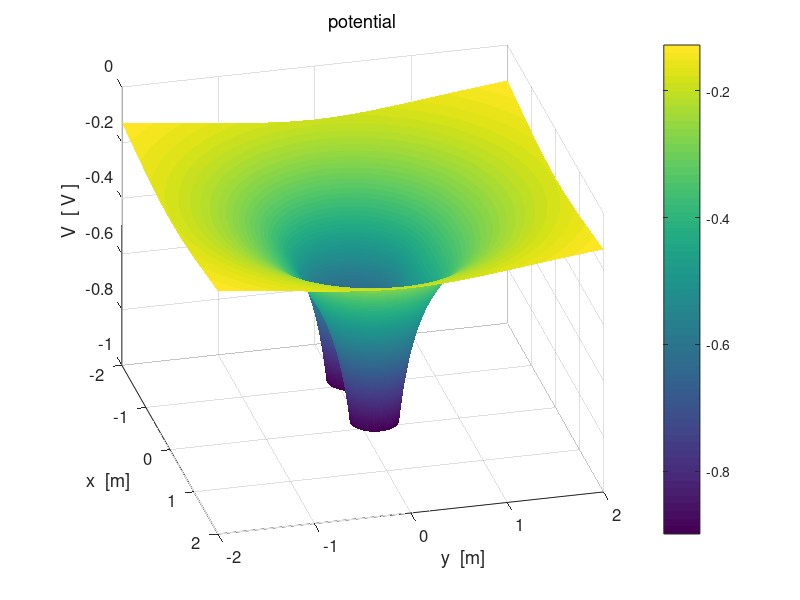

MATLAB code for this plot: (Note: this script raises an error after producing the figure.)
% cemVE03.m
% 25 April 2016
% Ian Cooper
% School of Physics, University of Sydney
% https://d-arora.github.io/Doing-Physics-With-Matlab/

% Potential and Electric Field in [2D] region
% 2 charges placesd along X axis
% Dipole / charges of the same charge / charges of different magnitudes
% For different charge distributions you need to modify the code for
     % figure 6 - need to adjust the starting postions of the streamlines
     % need more streamlines for the higer charge --> 
     % density of electric lines proportion to strength of electric field


clear all
close all
clc
tic



% INPUTS  ================================================================

% Number of grid point    [N = 1001]
   N = 1001;
   
% Charge  Q = [10, 0, 0, 0, 0] 
   Q = [-20, -20, 0, 0, 0] .* 1e-6;
   
% Radius of circular charged conductor;   
   a = 0.2;
   
% X & Y components of position of charges  [0, 0, 0, 0, 0]
   xC = [-0.5,  0.5,  0.5, -0.5, 0];
   yC = [ 0,    0,    0,    0,   0];

% 5 random charges   uncomment to run the program for 5 random charges
%   Q = (1 + 9 .* rand(5,1)) .* 1e-6;
%   xC = -2 + 4 .* rand(5,1); 
%   yC = -2 + 4 .* rand(5,1); 

% constants
   eps0 = 8.854e-12;
   kC = 1/(4*pi*eps0);
   
% Dimensions of region / saturation levels
%   [dimensions of region -2 to 2 / minR = 1e-6 / Esat = 1e6 / Vsat = 1e6]
   minX = -2;  
   maxX =  2;
   minY = -2;
   maxY =  2;
   minR = 1e-6;
   minRx = 1e-6;
   minRy = 1e-6;
   Vsat = kC * max(abs(Q)) / a;
   Esat = kC * max(abs(Q)) / a^2;
   
% SETUP  =================================================================
   
  % fields
    V = zeros(N,N);
    Ex = zeros(N,N); Ey = zeros(N,N);
  % [2D] region
    x  = linspace(minX,maxX,N);
    y = linspace(minY, maxY,N);
    
  % color of charged object  +  red   /   - black
    col1 = [1 0 0];
    col2 = [0 0 0];
    %if Q(1) < 0; col1 = [0 0 0]; end;
        
  % grid positions
    [xG, yG] = meshgrid(x,y);


% CALCULATION: POTENTIAL & ELECTRIC FIELD ================================

for n = 1 : 2
   Rx = xG - xC(n);
   Ry = yG - yC(n);
   
   index = find(abs(Rx)+ abs(Ry) == 0); 
   Rx(index) = minRx;  Ry(index) = minRy;
   
   R = sqrt(Rx.^2 + Ry.^2);
   R(R==0) = minR;
   V = V + kC .* Q(n) ./ (R);
   
   R3 = R.^3;
   Ex = Ex + kC .* Q(n) .* Rx ./ R3;
   Ey = Ey + kC .* Q(n) .* Ry ./ R3;
end

   if max(max(V)) >=  Vsat; V(V > Vsat)  = Vsat; end;
   if min(min(V)) <= -Vsat; V(V < -Vsat) = -Vsat; end;

   E = sqrt(Ex.^2 + Ey.^2);
   if max(max(E)) >=  Esat; E(E >  Esat)  =  Esat; end;
   if min(min(E)) <= -Esat; E(E < -Esat)  = -Esat; end;
   
   if max(max(Ex)) >=  Esat; Ex(Ex >  Esat)  =  Esat; end;
   if min(min(Ex)) <= -Esat; Ex(Ex < -Esat)  = -Esat; end;
   
   if max(max(Ey)) >=  Esat; Ey(Ey >  Esat)  =  Esat; end;
   if min(min(Ey)) <= -Esat; Ey(Ey < -Esat)  = -Esat; end;
   

% GRAPHICS ===============================================================

%%

figure(1)   % 11111111111111111111111111111111111111111111111111111111111
   set(gcf,'units','normalized','position',[0.01 0.52 0.23 0.32]);
   surf(xG,yG,V./1e6);
   
   xlabel('x  [m]'); ylabel('y  [m]'); zlabel('V  [ V ]');
   title('potential','fontweight','normal');
   
   rotate3d
   view(76,32);
   set(gca,'fontsize',12)
   set(gca,'xLim',[-2, 2]); set(gca,'yLim',[-2, 2]);
   
   shading interp;
   h = colorbar;
   h.Label.String = 'V   [ MV ]';
   colormap(parula);
   axis square
   box on

%%   
figure(2)   %2222222222222222222222222222222222222222222222222222222222222
   set(gcf,'units','normalized','position',[0.25 0.52 0.23 0.32]);
   zP = V./1e6;
   contourf(xG,yG,zP,16);
   %set(gca,'xLim',[-5,5]); set(gca,'yLim', [-5, 5]);
   %set(gca,'xTick',-5:5); set(gca,'yTick', -5:5);
   hold on
   
   % charged conductors 
      col = col1;
      if Q(1) < 0; col = col2; end;
      
      pos1 = [-a+xC(1), -a, 2*a, 2*a];
      h = rectangle('Position',pos1,'Curvature',[1,1]);
      set(h,'FaceColor',col,'EdgeColor',col);
      col = col1;
      if Q(2) < 0; col = col2; end;
      pos2 = [-a-xC(1), -a, 2*a, 2*a];
      h = rectangle('Position',pos2,'Curvature',[1,1]);
      set(h,'FaceColor',col,'EdgeColor',col);
   
   xlabel('x  [m]'); ylabel('y  [m]');
   title('potential','fontweight','normal');
      
   shading interp
   h = colorbar;
   h.Label.String = 'V   [ MV ]';
   colormap(parula);
   
   
   set(gca,'fontsize',12);
   axis square
   box on

%%

figure(3)   % 33333333333333333333333333333333333333333333333333333333333
   set(gcf,'units','normalized','position',[0.49 0.52 0.23 0.32]);
       c = 0; yStep = zeros(1,5);
       
      for n = ceil(N/2) : ceil(N/10): N
   %  for n = [1 11 21 31 41 51]
        xP = xG(n,:); yP = V(n,:)./1e6;
        plot(xP,yP,'linewidth',2);
        hold on
        c = c+1;
        yStep(c) = yG(n,1);
     end
     
       %tt = num2str(yStep,2);
       %tm1 = 'y  =  ';
       %tm2 = tt;
       %tm = [tm1 tm2];
       tm = 'Potential profiles for different y values';
       xlabel('x  [m]'); ylabel('V  [ MV ]');
       set(gca,'fontsize',12)  
       h_title = title(tm);
       set(h_title,'fontsize',12,'FontWeight','normal');
       %set(gca,'xTick',-5:5);
       tm1 = num2str(yStep(1),2);
       tm2 = num2str(yStep(2),2); tm3 = num2str(yStep(3),2);
       tm4 = num2str(yStep(4),2);  tm5 = num2str(yStep(5),2);
       %tm6 = num2str(yStep(6),3);
       h = legend(tm1,tm2,tm3,tm4,tm5,'Orientation','horizontal');
       set(h,'Location','northOutside');
      % 
%%
figure(4)   % 4444444444444444444444444444444444444444444444444444444444
     set(gcf,'units','normalized','position',[0.73 0.52 0.23 0.32]);
     
     c = 0; yStep = zeros(1,5);
     for n = ceil(N/2) : ceil(N/10): N
   %  for n = [1 11 21 31 41 51]
        xP = xG(n,:); yP = E(n,:)./1e6;
        plot(xP,yP,'linewidth',2);
        hold on
        c = c+1;
        yStep(c) = yG(n,1);
     end
     
    xlabel('x  [m]'); ylabel('| E |  [ MV/m ]');
    tm = '| E | profiles for different y values';
    h = title(tm);
    set(h,'fontsize',12,'FontWeight','normal');
       
    tm1 = num2str(yStep(1),2);
    tm2 = num2str(yStep(2),2); tm3 = num2str(yStep(3),2);
    tm4 = num2str(yStep(4),2);  tm5 = num2str(yStep(5),2);
    h = legend(tm1,tm2,tm3,tm4,tm5);
    set(h,'Orientation','horizontal','Location','northOutside'); 
       
    set(gca,'fontsize',12);
    box on;

%%    
figure(5)   % 5555555555555555555555555555555555555555555555555555555555
set(gcf,'units','normalized','position',[0.01 0.1 0.23 0.32]);
   surf(xG,yG,E./1e6);
   
   xlabel('x  [m]'); ylabel('y  [m]'); zlabel('E  [ V / m ]');
   title('electric field | E |','fontweight','normal');
   
  
   colorbar
   shading interp
   h =  colorbar;
   h.Label.String = '| E |   [ MV/m ]';
   rotate3d
   view(30,50);
   
   axis square
   set(gca,'fontsize',12) 
   box on
   
%%
figure(6)   % 66666666666666666666666666666666666666666666666666666666666
   set(gcf,'units','normalized','position',[0.25 0.1 0.23 0.32]);  
   contourf(xG,yG,V./1e6,12)
      
   xlabel('x  [m]'); ylabel('y  [m]');
   title('potential','fontweight','normal');
  
   hold on
     
   % Electric field lines
   %     need to reverse the direction of streamlines for neg charges
   Ns = abs(Q(2)/Q(1));       % ratio of charges
     % Charge 1 
      ang = pi/6  :pi/6 : 2*pi-pi/6;      % same charge
     % ang = 0:pi/6:2*pi;             % opposite charges        
      
      if Q(1) > 0;
          p3 = Ex; p4 = Ey;
      else 
          p3 = -Ex; p4 = -Ey;
          
      end
      sx = xC(1) + a .* cos(ang); sy = a .* sin(ang);
      %sx(sy==0) = sx(1); sy(sy==0) = sy(1);
      h = streamline(xG,yG,p3,p4,sx,sy);
      set(h,'linewidth',2,'color',[1 1 1]);
          
      % Charge 2 
      ang = pi/6 : pi/(6*Ns) : 2*pi-pi/6;   % unequal charges
      
      if Q(2) > 0;
          p3 = Ex; p4 = Ey;
      else 
          p3 = -Ex; p4 = -Ey;
      end
      
      sx = xC(2) - a .* cos(ang); sy = a .* sin(ang);
      h = streamline(xG,yG,p3,p4,sx,sy);
      set(h,'linewidth',2,'color',[1 1 1]);
      
      % charged conductors
      col = col1;
      if Q(1) < 0; col = col2; end;
      pos1 = [-a+xC(1), -a, 2*a, 2*a];
      h = rectangle('Position',pos1,'Curvature',[1,1]);
      set(h,'FaceColor',col,'EdgeColor',col);
      
      col = col1;
      if Q(2) < 0; col = col2; end;
      pos2 = [-a-xC(1), -a, 2*a, 2*a];
      h = rectangle('Position',pos2,'Curvature',[1,1]);
      set(h,'FaceColor',col,'EdgeColor',col); 
        
   shading interp
   h = colorbar;
   h.Label.String = 'V   [ MV ]';
   h = colormap('parula');
   beta = 0.5;
   brighten(h,beta);
      
   set(gca,'xLim',[minX,maxX]); set(gca,'yLim', [minY, maxY]);
  
   axis square;
   box on;
     
%%
figure(7)   % 7777777777777777777777777777777777777777777777777777777777
   set(gcf,'units','normalized','position',[0.49 0.1 0.23 0.32]);
   pcolor(xG,yG,E./1e6);
   
   xlabel('x  [m]'); ylabel('y  [m]');
   title('electric field | E | ','fontweight','normal');
   
   %set(gca,'xLim',[-5,5]); set(gca,'yLim', [-5, 5]);
   %set(gca,'xTick',-5:5); set(gca,'yTick', -5:5);
   
   shading interp
   h = colorbar;
   h.Label.String = '|E|   [ MV/m ]';
   
   axis square
   set(gca,'fontsize',12)
   box on   
   

 
%%       
figure(8)    % 8888888888888888888888888888888888888888888888888888888888
     set(gcf,'units','normalized','position',[0.73 0.1 0.23 0.32]); 
     hold on
     index1 = 51 : 50 : 951;
     index1 = [index1 500 502];
     index2 = index1;
          
     p1 = xG(index1, index2); p2 = yG(index1, index2);
     
     % scaling of electric field lines: unit length
        p3 = Ex(index1, index2)./(E(index1,index2));
        p4 = Ey(index1, index2)./(E(index1,index2));
     % no scaling of electric field lines
     %  p3 = Ex(index1, index2); p4 = Ey(index1, index2); 
     
     h = quiver(p1,p2,p3,p4,'autoscalefactor',0.8);
     set(h,'color',[0 0 1],'linewidth',1.2)
     
      hold on
      
      % charged conductors
      col = col1;
      if Q(1) < 0; col = col2; end;
      pos1 = [-a+xC(1), -a, 2*a, 2*a];
      h = rectangle('Position',pos1,'Curvature',[1,1]);
      set(h,'FaceColor',col,'EdgeColor',col);
      
      col = col1;
      if Q(2) < 0; col = col2; end;
      pos2 = [-a-xC(1), -a, 2*a, 2*a];
      h = rectangle('Position',pos2,'Curvature',[1,1]);
      set(h,'FaceColor',col,'EdgeColor',col);
     
     xlabel('x  [m]'); ylabel('y  [m]');
     title('direction of scaled E at grid points','fontweight','normal');
     
     set(gca,'xLim',[-2,2]); set(gca,'yLim', [-2, 2]);
     axis([-2 2 -2 2]);
     axis equal
     box on
 
     %%

     toc
     
   
